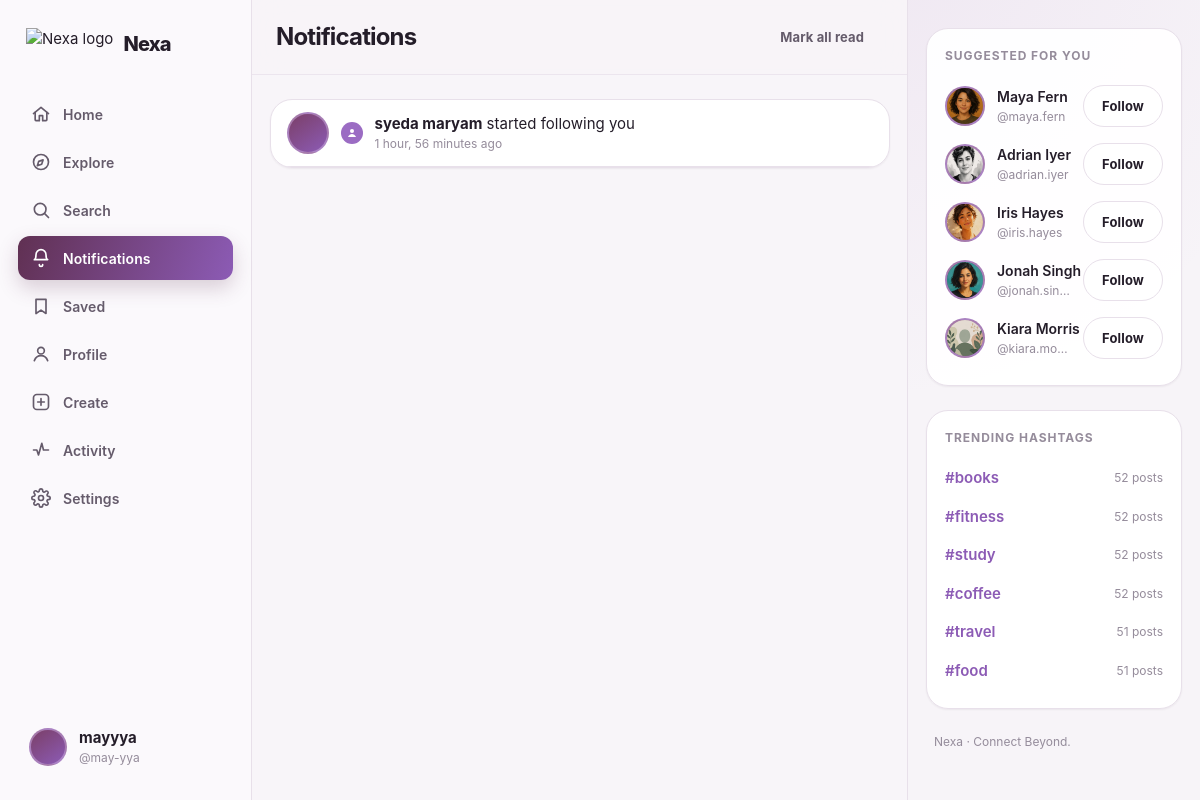
/notifications/ (signed in), run on the app's committed database.
### accounts/models.py (models this page shows, shortened)
class Profile(models.Model):
    VISIBILITY_CHOICES = [('public', 'Public'), ('private', 'Private')]
    user = models.OneToOneField(settings.AUTH_USER_MODEL, on_delete=models.CASCADE, related_name='profile')
    display_name = models.CharField(max_length=80, blank=True)
    bio = models.CharField(max_length=200, blank=True)
    avatar = models.ImageField(upload_to='avatars/', blank=True, null=True)
    interests = models.ManyToManyField(Interest, blank=True, related_name='profiles')
    onboarding_step = models.PositiveSmallIntegerField(default=0)
    onboarding_complete = models.BooleanField(default=False)
    theme_preference = models.CharField(
        max_length=10,
        choices=[('light', 'Light'), ('dark', 'Dark'), ('system', 'System')],
        default='system',
    )
    visibility = models.CharField(max_length=10, choices=VISIBILITY_CHOICES, default='public')
    notify_on_like = models.BooleanField(default=True)
    notify_on_comment = models.BooleanField(default=True)
    notify_on_follow = models.BooleanField(default=True)
    created_at = models.DateTimeField(auto_now_add=True)
    updated_at = models.DateTimeField(auto_now=True)
    def get_display_name(self):
        return self.display_name or self.user.username

### notifications/models.py (models this page shows, shortened)
class Notification(models.Model):
    recipient = models.ForeignKey(settings.AUTH_USER_MODEL, on_delete=models.CASCADE, related_name='notifications')
    actor = models.ForeignKey(settings.AUTH_USER_MODEL, on_delete=models.CASCADE, related_name='actions')
    notification_type = models.CharField(max_length=15, choices=NOTIFICATION_TYPES)
    post = models.ForeignKey('posts.Post', on_delete=models.CASCADE, null=True, blank=True, related_name='notifications')
    comment = models.ForeignKey('social.Comment', on_delete=models.CASCADE, null=True, blank=True, related_name='notifications')
    follow = models.ForeignKey('social.Follow', on_delete=models.CASCADE, null=True, blank=True, related_name='notifications')
    is_read = models.BooleanField(default=False)
    created_at = models.DateTimeField(auto_now_add=True)
    class Meta:
        ordering = ['-created_at']
        indexes = [models.Index(fields=['recipient', 'is_read'])]
    def verb(self):
        return {
            'like': 'liked your post',
            'comment': 'commented on your post',
            'follow': 'started following you',
            'follow_request': 'requested to follow you',
            'follow_accept': 'accepted your follow request',
        }.get(self.notification_type, '')

### posts/models.py (models this page shows, shortened)
class Hashtag(models.Model):
    name = models.CharField(max_length=100, unique=True)
    class Meta:
        ordering = ['name']

### notifications/views.py (the view)
# urls.py: path('', views.notification_list, name='list'),
@login_required
def notification_list(request):
    notifications = request.user.notifications.select_related(
        'actor', 'actor__profile', 'post', 'comment', 'follow')
    paginator = Paginator(notifications, 20)
    page_obj = paginator.get_page(request.GET.get('page'))
    request.user.notifications.filter(is_read=False).update(is_read=True)
    return render(request, 'notifications/list.html', {'page_obj': page_obj})

### templates/notifications/list.html (shortened to what this page needs)
{% extends "app_base.html" %}
{% block shell_content %}
<header class="page-header flex justify-between items-center">
  <h1 class="text-page-title">Notifications</h1>
  <button class="btn btn-ghost btn-sm js-mark-read">Mark all read</button>
</header>
<div class="page-content" style="max-width: 620px; padding-left:0; padding-right:0;">
  {% if page_obj.object_list %}
    <div class="card" style="overflow:hidden;">
      {% for notif in page_obj %}
        <div class="notif-item {% if not notif.is_read %}unread{% endif %}">
          <a href="{% url 'accounts:profile' username=notif.actor.username %}" class="avatar">
          </a>
          <div class="notif-icon {{ notif.notification_type }}">
            {% if notif.notification_type == 'like' %}
              <svg width="12" height="12" viewBox="0 0 24 24" fill="white"><path d="M12 21s-7.5-4.6-10-9.3C.4 8.4 2 4.5 5.6 4.5c2 0 3.5 1.1 4.4 2.6.9-1.5 2.4-2.6 4.4-2.6 3.6 0 5.2 3.9 3.6 7.2C19.5 16.4 12 21 12 21z"/></svg>
            {% elif notif.notification_type == 'comment' %}
              <svg width="12" height="12" viewBox="0 0 24 24" fill="white"><path d="M21 11.5a8.4 8.4 0 0 1-8.8 8.4A9 9 0 0 1 8 19l-5 1 1.4-4.2A8.4 8.4 0 1 1 21 11.5z"/></svg>
            {% elif notif.notification_type == 'follow_request' %}
              <svg width="12" height="12" viewBox="0 0 24 24" fill="none" stroke="white" stroke-width="2"><rect x="4" y="10" width="16" height="10" rx="2"/><path d="M8 10V7a4 4 0 0 1 8 0v3"/></svg>
            {% else %}
              <svg width="12" height="12" viewBox="0 0 24 24" fill="white"><circle cx="12" cy="8" r="4"/><path d="M4 20c1.5-4 5-6 8-6s6.5 2 8 6"/></svg>
            {% endif %}
          </div>
          <div style="flex:1; min-width:0;">
            <span style="font-weight:700;">{{ notif.actor.profile.get_display_name }}</span>
            <span class="text-secondary"> {{ notif.verb }}</span>
            <div class="text-caption">{{ notif.created_at|timesince }} ago</div>
          </div>
        </div>
      {% endfor %}
    </div>
  {% else %}
    <div class="state-block">
      <svg width="40" height="40" viewBox="0 0 24 24" fill="none" stroke="currentColor" stroke-width="1.5"><path d="M6 8a6 6 0 0 1 12 0c0 5 2 6 2 6H4s2-1 2-6"/><path d="M10 20a2 2 0 0 0 4 0"/></svg>
      <p class="state-title">You're all caught up.</p>
    </div>
  {% endif %}
</div>
{% endblock %}

### templates/app_base.html (shortened to what this page needs)
{% extends "base.html" %}
{% load static %}
{% block body %}
{% load static %}
<div class="app-shell">
  <aside class="shell-sidebar">
    <a href="{% url 'core:home' %}" class="brand-mark">
      <img src="{% static 'img/nexa-logo.png' %}" alt="Nexa logo">
      <span>Nexa</span>
    </a>
    <nav class="nav-list">
      <a href="{% url 'core:home' %}" class="nav-item {% if request.resolver_match.url_name == 'home' or request.resolver_match.url_name == 'feed' %}active{% endif %}">
        <svg viewBox="0 0 24 24" fill="none" stroke="currentColor" stroke-width="2" stroke-linecap="round" stroke-linejoin="round"><path d="M3 11.5 12 4l9 7.5"/><path d="M5 10v9a1 1 0 0 0 1 1h4v-6h4v6h4a1 1 0 0 0 1-1v-9"/></svg>
        <span class="nav-label">Home</span>
      </a>
      <a href="{% url 'core:explore' %}" class="nav-item {% if request.resolver_match.url_name == 'explore' %}active{% endif %}">
        <svg viewBox="0 0 24 24" fill="none" stroke="currentColor" stroke-width="2" stroke-linecap="round" stroke-linejoin="round"><circle cx="12" cy="12" r="9"/><path d="m14.5 9.5-1.7 5.2-5.2 1.7 1.7-5.2z"/></svg>
        <span class="nav-label">Explore</span>
      </a>
      <a href="{% url 'core:search' %}" class="nav-item {% if request.resolver_match.url_name == 'search' %}active{% endif %}">
        <svg viewBox="0 0 24 24" fill="none" stroke="currentColor" stroke-width="2" stroke-linecap="round" stroke-linejoin="round"><circle cx="11" cy="11" r="7"/><path d="m21 21-4.3-4.3"/></svg>
        <span class="nav-label">Search</span>
      </a>
      <a href="{% url 'notifications:list' %}" class="nav-item {% if request.resolver_match.url_name == 'list' and request.resolver_match.app_name == 'notifications' %}active{% endif %}">
        <svg viewBox="0 0 24 24" fill="none" stroke="currentColor" stroke-width="2" stroke-linecap="round" stroke-linejoin="round"><path d="M6 8a6 6 0 0 1 12 0c0 5 2 6 2 6H4s2-1 2-6"/><path d="M10 20a2 2 0 0 0 4 0"/></svg>
        <span class="nav-label">Notifications</span>
      </a>
      <a href="{% url 'social:saved_posts' %}" class="nav-item {% if request.resolver_match.url_name == 'saved_posts' %}active{% endif %}">
        <svg viewBox="0 0 24 24" fill="none" stroke="currentColor" stroke-width="2" stroke-linecap="round" stroke-linejoin="round"><path d="M6 4h12v17l-6-4-6 4z"/></svg>
        <span class="nav-label">Saved</span>
      </a>
      <a href="{% url 'accounts:profile' username=request.user.username %}" class="nav-item {% if request.resolver_match.url_name == 'profile' %}active{% endif %}">
        <svg viewBox="0 0 24 24" fill="none" stroke="currentColor" stroke-width="2" stroke-linecap="round" stroke-linejoin="round"><circle cx="12" cy="8" r="4"/><path d="M4 20c1.5-4 5-6 8-6s6.5 2 8 6"/></svg>
        <span class="nav-label">Profile</span>
      </a>
      <a href="{% url 'posts:create' %}" class="nav-item {% if request.resolver_match.url_name == 'create' %}active{% endif %}">
        <svg viewBox="0 0 24 24" fill="none" stroke="currentColor" stroke-width="2" stroke-linecap="round" stroke-linejoin="round"><rect x="3" y="3" width="18" height="18" rx="4"/><path d="M12 8v8M8 12h8"/></svg>
        <span class="nav-label">Create</span>
      </a>
      <a href="{% url 'core:activity' %}" class="nav-item {% if request.resolver_match.url_name == 'activity' %}active{% endif %}">
        <svg viewBox="0 0 24 24" fill="none" stroke="currentColor" stroke-width="2" stroke-linecap="round" stroke-linejoin="round"><path d="M3 12h4l2 6 4-14 2 8h6"/></svg>
        <span class="nav-label">Activity</span>
      </a>
      <a href="{% url 'core:settings' %}" class="nav-item {% if request.resolver_match.url_name == 'settings' %}active{% endif %}">
        <span class="nav-label">Settings</span>
      </a>
    </nav>
    <a href="{% url 'accounts:profile' username=request.user.username %}" class="sidebar-user">
      <div class="avatar">
      </div>
      <div class="user-meta">
        <div class="text-body" style="font-weight:700;">{{ request.user.profile.get_display_name }}</div>
        <div class="text-caption">@{{ request.user.username }}</div>
      </div>
    </a>
  </aside>
  <main class="shell-main">
    {% block shell_content %}{% endblock %}
  </main>
  <aside class="shell-right">
    {% block right_rail %}
      {% include "partials/suggestions.html" %}
    {% endblock %}
  </aside>
</div>
{% endblock %}

### templates/partials/suggestions.html
{% load nexa_extras %}
<div class="card right-card">
  <div class="right-card-title">Suggested for you</div>
  {% suggested_users request.user as suggested %}
  {% if suggested %}
    {% for person in suggested %}
      <div class="suggestion-row">
        <a href="{% url 'accounts:profile' username=person.username %}" class="avatar">
          {% if person.profile.avatar %}<img src="{{ person.profile.avatar.url }}" alt="">{% else %}{{ person.username|slice:":1"|upper }}{% endif %}
        </a>
        <div class="suggestion-meta">
          <a href="{% url 'accounts:profile' username=person.username %}" class="name truncate">{{ person.profile.get_display_name }}</a>
          <div class="handle truncate">@{{ person.username }}</div>
        </div>
        <button class="btn btn-secondary btn-sm js-follow-btn" data-username="{{ person.username }}">Follow</button>
      </div>
    {% endfor %}
  {% else %}
    <p class="text-meta">No suggestions right now — check back soon.</p>
  {% endif %}
</div>
<div class="card right-card">
  <div class="right-card-title">Trending hashtags</div>
  {% trending_hashtags as tags %}
  {% if tags %}
    {% for tag in tags %}
      <a href="{% url 'posts:hashtag' name=tag.name %}" class="flex justify-between items-center" style="padding: 8px 0;">
        <span class="text-body" style="font-weight:600; color: var(--accent-blue);">#{{ tag.name }}</span>
        <span class="text-caption">{{ tag.post_total }} post{{ tag.post_total|pluralize }}</span>
      </a>
    {% endfor %}
  {% else %}
    <p class="text-meta">Hashtags will appear here as Nexa grows.</p>
  {% endif %}
</div>
<p class="text-caption" style="padding: 0 var(--space-2);">Nexa · Connect Beyond.</p>

### data on the page
Hashtag: name "books", post_total "52"
Hashtag: name "fitness", post_total "52"
Hashtag: name "study", post_total "52"
Hashtag: name "coffee", post_total "52"
Hashtag: name "travel", post_total "51"
Hashtag: name "food", post_total "51"

### other printed values
{{ request.user.profile.get_display_name }} "mayyya"
{{ request.user.username }} "may-yya"
{{ person.profile.get_display_name }} "Maya Fern"
{{ person.username }} "maya.fern"
{{ person.profile.get_display_name }} "Adrian Iyer"
{{ person.username }} "adrian.iyer"
{{ person.profile.get_display_name }} "Iris Hayes"
{{ person.username }} "iris.hayes"
{{ person.profile.get_display_name }} "Jonah Singh"
{{ person.username }} "jonah.sin…"
{{ person.profile.get_display_name }} "Kiara Morris"
{{ person.username }} "kiara.mo…"
